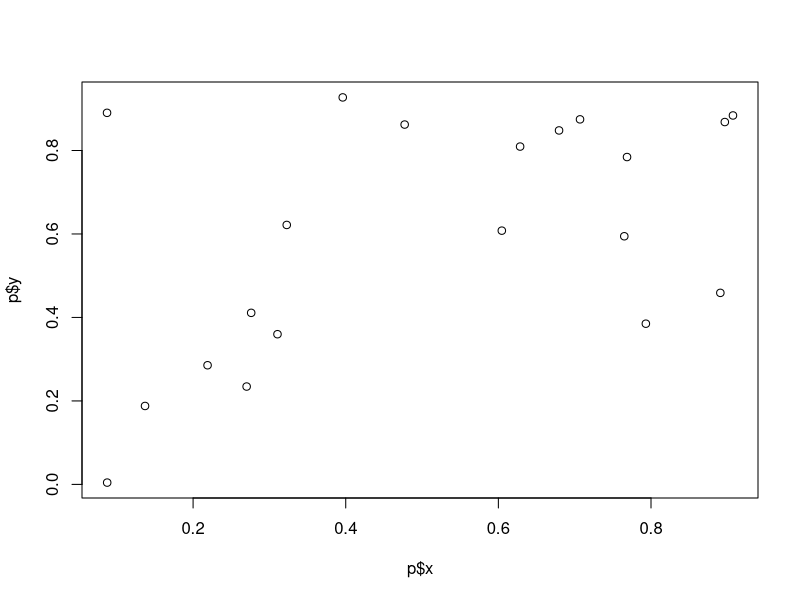
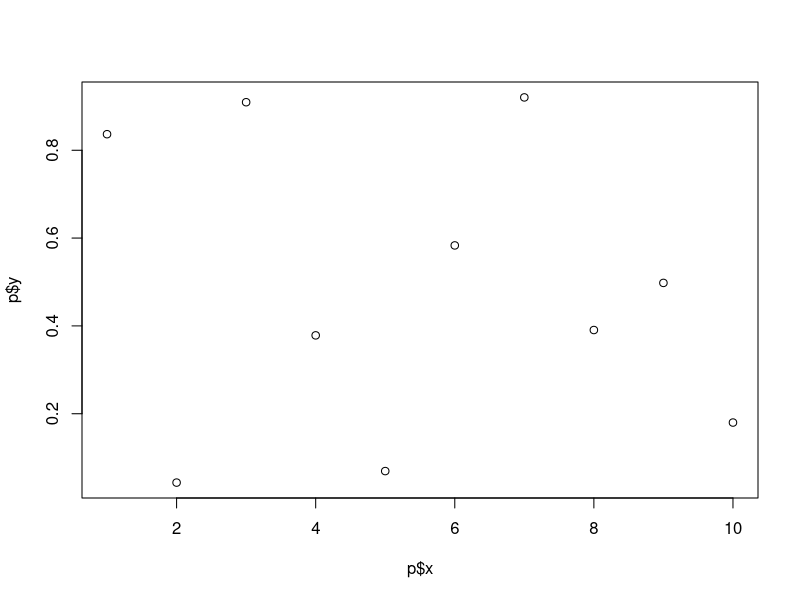

Here is the R script that generated these plots, in order:
## ---- chunk 1
m <- matrix(data = 1:12, nrow=3)
m[1:2,] #just the first two rows
m[,2:4] #just 2-4 columns

## ---- chunk 2
colSums(m) #column sums
colSums(m) > 15 #logical true if greater than 15
m[,colSums(m) > 15] #indexes just the columns greater than 15

#rows sums
m[rowSums(m) == 22,]
## ---- chunk 3
z <- m[1,] #subsets it to a vector
print(z)

z2 <- m[1, , drop=FALSE] #keeps it as a matrix
print(z2)

m2 <- matrix(data = runif(9), nrow=3)
m2[3,2]
## ---- chunk 4
m2[m2<0.6]

data <- iris
tail(data)
data[3,2] #numbered indices
dataSub <- data[,c("Species", "Petal.Length")]
tail(dataSub)
## ---- chunk 5
ordered_iris <- iris[order(iris$Petal.Length),] #order function goes before comma so it sorts the rows
## ---- chunk 6
functionName <- function(argx=1, argy=2){
  localVariable <- sample(1:10)
  return(localVariable)
}
## ---- chunk 7
myFunc <- function(a=3, b=4){
  z <- a + b
  return(z)
}
myFunc() #runs defaults
myFunc(b=3.4) #changes b value 
## ---- chunk 8
##################################
# Function: HardyWeinberg
# input: all allele frequency p (0,1)
# output: p and the frequencies of 3 genotypes AA AB BB
#-------------------------------------------------
HardyWeinberg <- function(p=runif(1)){
  if(p > 1.0 | p < 0.0){
    return("Function failure: p must be between 0 and 1")
  }
  q <- 1-p
  fAA <- p^2
  fAB <- 2*p*q
  fBB <- q^2
  vec_out <- signif(c(p=p, AA=fAA, AB=fAB, BB=fBB), digits=3)
  return(vec_out)
}
##################################

HardyWeinberg()
## ---- chunk 9
##################################################
# FUNCTION: fitLinear2       
# fits simple regression line
# inputs: list of predictor (x) and response (y)
# outputs: slope and p-value
#------------------------------------------------- 
fitLinear2 <- function(p=NULL){
  if(is.null(p)){ #no p value was inputted. Let's make one
    p <- list(x=runif(20), y=runif(20))
  }
  my_mod <- lm(p$x~p$y)
  my_out <- c(slope=summary(my_mod)$coefficients[2,1], 
              pValue=summary(my_mod)$coefficients[2,4]
              )
  plot(x=p$x, y=p$y)
  return(my_out)
}

fitLinear2()
my_pars <- list(x=1:10, y=runif(10))
fitLinear2(p=my_pars)
